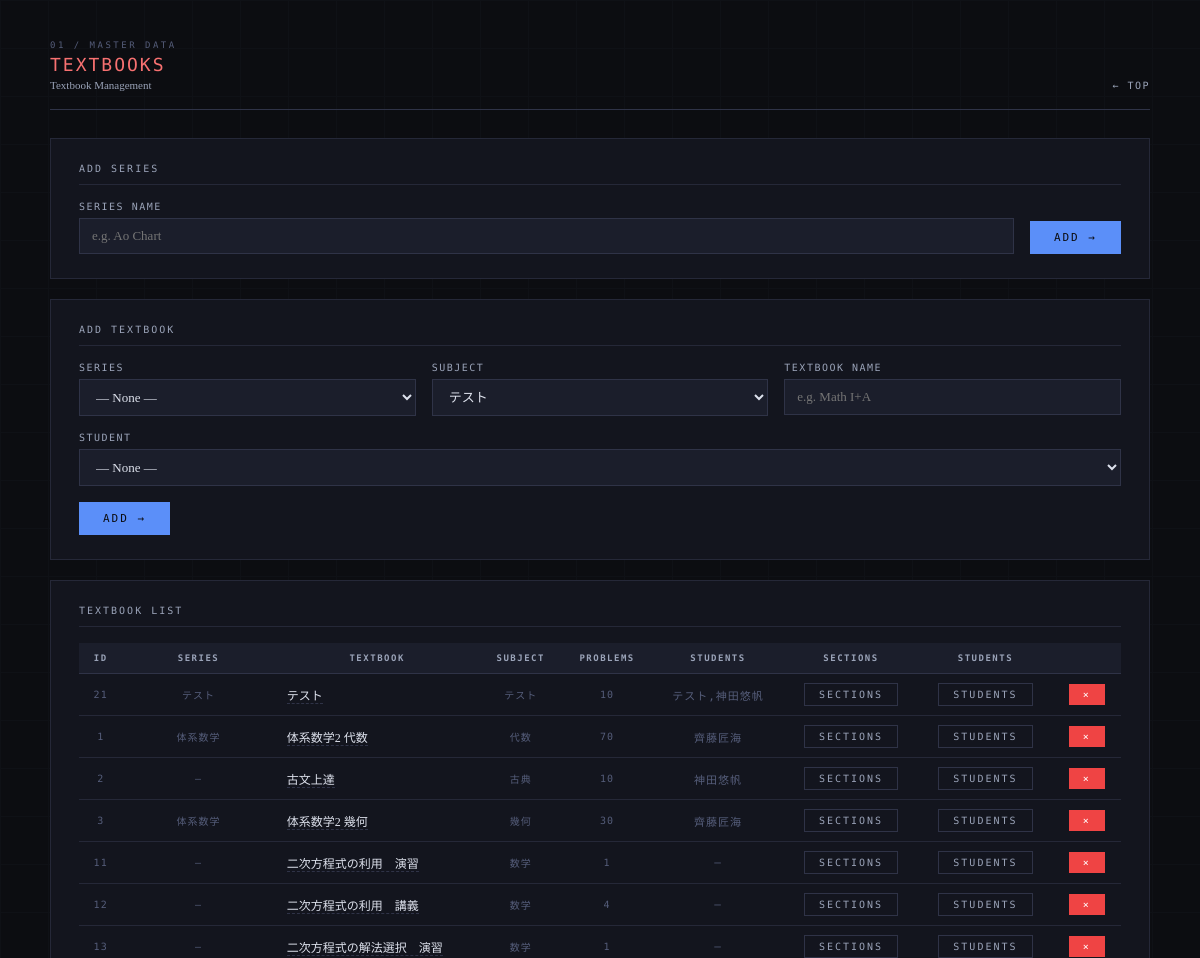
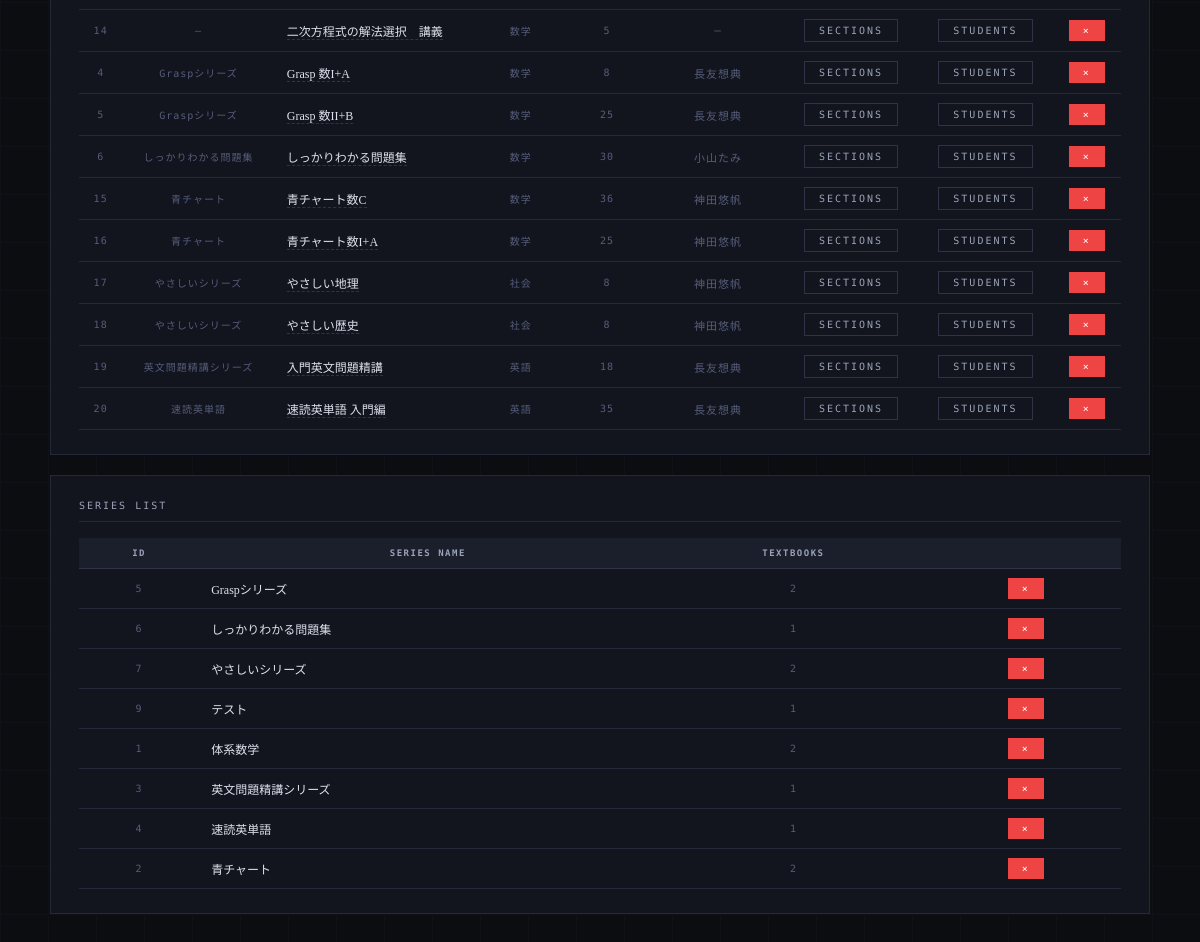
The page /textbooks on the database its author committed (2 pictures, top to bottom).
### tables this page shows
CREATE TABLE textbooks (
        textbook_id INTEGER PRIMARY KEY AUTOINCREMENT,
        series_id INTEGER,
        name TEXT NOT NULL,
        subject TEXT NOT NULL,
        description TEXT,
        FOREIGN KEY (series_id) REFERENCES series(series_id)
    );

CREATE TABLE series (
        series_id INTEGER PRIMARY KEY AUTOINCREMENT,
        name TEXT NOT NULL UNIQUE,
        description TEXT
    );

### app.py (the view)
@app.route("/textbooks")
def textbooks():
    conn = get_connection()
    c = conn.cursor()
    c.execute("""
        SELECT t.textbook_id, t.name, t.subject,
               s.name as series_name,
               COUNT(DISTINCT p.problem_id) as problem_count,
               GROUP_CONCAT(DISTINCT st.name) as students
        FROM textbooks t
        LEFT JOIN series s ON t.series_id = s.series_id
        LEFT JOIN problems p ON t.textbook_id = p.textbook_id
        LEFT JOIN student_textbooks stb ON t.textbook_id = stb.textbook_id
        LEFT JOIN students st ON stb.student_id = st.student_id
        GROUP BY t.textbook_id
        ORDER BY t.subject, s.name, t.name
    """)
    tb_list = c.fetchall()
    c.execute("""
        SELECT s.series_id, s.name,
               COUNT(t.textbook_id) as textbook_count
        FROM series s
        LEFT JOIN textbooks t ON s.series_id = t.series_id
        GROUP BY s.series_id ORDER BY s.name
    """)
    series_list = c.fetchall()
    c.execute("SELECT DISTINCT subjects FROM students ORDER BY subjects")
    all_subjects_raw = c.fetchall()
    all_subjects = []
    for row in all_subjects_raw:
        for subj in row["subjects"].split(","):
            s = subj.strip()
            if s and s not in all_subjects:
                all_subjects.append(s)
    c.execute("SELECT student_id, name FROM students ORDER BY student_id")
    all_students = c.fetchall()
    tb_list_with_students = []
    for t in tb_list:
        c.execute("SELECT student_id FROM student_textbooks WHERE textbook_id=?",
                  (t["textbook_id"],))
        sids = [r["student_id"] for r in c.fetchall()]
        tb_list_with_students.append({**dict(t), "student_ids_list": sids})
    conn.close()
    return render_template("textbooks.html",
                           textbooks=tb_list_with_students,
                           series_list=series_list,
                           all_subjects=sorted(all_subjects),
                           all_students=all_students)

### app.py (called while the page is built)
@app.before_request
def require_login():
    password = os.environ.get('APP_PASSWORD', '')
    if not password:
        return
    if request.endpoint in ('login', 'logout', 'static', 'api_tool'):
        return
    if not session.get('logged_in'):
        return redirect(url_for('login'))

### database.py (called while the page is built)
def get_connection():
    conn = sqlite3.connect(DB_PATH)
    conn.row_factory = sqlite3.Row
    return conn

### templates/textbooks.html (shortened to what this page needs)
<!DOCTYPE html>
<html lang="ja">
<head>
</head>
<body>
<div class="container">
  <div class="page-header fade-in">
    <div>
      <div class="page-label">01 / Master Data</div>
      <div class="page-title" style="color:#f87171;">Textbooks</div>
      <div class="page-title-ja">Textbook Management</div>
    </div>
    <a class="page-header-back" href="/">TOP</a>
  </div>
  <div class="card fade-in">
    <div class="card-title">Add Series</div>
    <form method="POST" action="/textbooks/series/add" style="display:flex;gap:16px;align-items:flex-end;">
      <div style="flex:1;">
        <label>Series Name</label>
        <input type="text" name="name" placeholder="e.g. Ao Chart" required>
      </div>
      <button type="submit" class="btn btn-primary" style="margin-top:0;">Add →</button>
    </form>
  </div>
  <div class="card fade-in">
    <div class="card-title">Add Textbook</div>
    <form method="POST" action="/textbooks/add">
      <div class="grid-3">
        <div>
          <label>Series</label>
          <select name="series_id">
            <option value="">— None —</option>
          </select>
        </div>
        <div>
          <label>Subject</label>
          <select name="subject">
            {% for subj in all_subjects %}
            <option value="{{ subj }}">{{ subj }}</option>
            {% endfor %}
          </select>
        </div>
        <div>
          <label>Textbook Name</label>
          <input type="text" name="name" placeholder="e.g. Math I+A" required>
        </div>
      </div>
      <label>Student</label>
      <select name="student_ids">
        <option value="">— None —</option>
      </select>
      <div style="margin-top:16px;">
        <button type="submit" class="btn btn-primary">Add →</button>
      </div>
    </form>
  </div>
  <div class="card fade-in">
    <div class="card-title">Textbook List</div>
    <div style="overflow-x:auto;">
    <table class="data-table">
      <thead>
        <tr>
          <th>ID</th><th>Series</th><th>Textbook</th><th>Subject</th>
          <th>Problems</th><th>Students</th><th>Sections</th><th>Students</th><th></th>
        </tr>
      </thead>
      <tbody>
      {% for t in textbooks %}
      <tr>
        <td class="meta-text">{{ t.textbook_id }}</td>
        <td class="meta-text">{{ t.series_name or '—' }}</td>
        <td class="left">
          <a href="/problems/list?textbook_id={{ t.textbook_id }}"
             style="color:var(--text);text-decoration:none;
                    border-bottom:1px dashed var(--border-light);
                    transition:color 0.15s;"
             onmouseover="this.style.color='var(--blue)'"
             onmouseout="this.style.color='var(--text)'">
            {{ t.name }}
          </a>
        </td>
        <td class="meta-text">{{ t.subject }}</td>
        <td class="meta-text">{{ t.problem_count }}</td>
        <td class="meta-text" style="font-size:11px;">{{ t.students or '—' }}</td>
        <td>
          <a href="/textbooks/{{ t.textbook_id }}/sections"
            class="btn btn-ghost btn-sm">Sections</a>
        </td>
        <td>
          <button class="btn btn-ghost btn-sm"
            onclick="toggleStudentForm({{ t.textbook_id }})">Students</button>
        </td>
        <td>
          <button class="btn btn-danger btn-sm"
            onclick="confirmDelete('{{ t.name }}{% if t.problem_count > 0 %} と登録中の問題 {{ t.problem_count }} 問{% endif %}を削除しますか？', '/textbooks/delete/{{ t.textbook_id }}')">×</button>
        </td>
      </tr>
      {% endfor %}
      </tbody>
    </table>
    </div>
  </div>
  <div class="card fade-in">
    <div class="card-title">Series List</div>
    <div style="overflow-x:auto;">
    <table class="data-table">
      <thead>
        <tr><th>ID</th><th>Series Name</th><th>Textbooks</th><th></th></tr>
      </thead>
      <tbody>
      {% for s in series_list %}
      <tr>
        <td class="meta-text">{{ s.series_id }}</td>
        <td class="left">{{ s.name }}</td>
        <td class="meta-text">{{ s.textbook_count }}</td>
        <td>
          <button class="btn btn-danger btn-sm"
            onclick="confirmDelete('Delete this series?', '/textbooks/series/delete/{{ s.series_id }}')">×</button>
        </td>
      </tr>
      {% endfor %}
      </tbody>
    </table>
    </div>
  </div>
</div>
</body>
</html>

### templates/textbooks.html (style rules this page uses)
:root { --bg:#0c0d11; --surface:#13151e; --surface2:#1b1e2b; --surface3:#222536; --border:#252838; --border-light:#2f3347; --text:#dde1ec; --text-muted:#9aa3b8; --text-dim:#555d7a; --blue:#5b8ff9; --green:#3ecf8e; --amber:#f5a623; --rose:#f06292; --red:#ef4444; --blue-bg:rgba(91,143,249,0.10); --green-bg:rgba(62,207,142,0.10); --amber-bg:rgba(245,166,35,0.10); --rose-bg:rgba(240,98,146,0.10); }
*, *::before, *::after { margin:0; padding:0; box-sizing:border-box; }
body { font-family:'Noto Serif JP',serif; background:var(--bg); color:var(--text); min-height:100vh; padding:40px 32px 80px; -webkit-font-smoothing:antialiased; }
body::after { content:''; position:fixed; inset:0; background-image: linear-gradient(var(--border) 1px,transparent 1px), linear-gradient(90deg,var(--border) 1px,transparent 1px); background-size:48px 48px; opacity:0.15; pointer-events:none; z-index:0; }
.container { max-width:1100px; margin:0 auto; position:relative; z-index:1; }
.page-header { display:flex; align-items:flex-end; justify-content:space-between; margin-bottom:28px; padding-bottom:18px; border-bottom:1px solid var(--border-light); }
.page-label { font-family:'DM Mono',monospace; font-size:9px; letter-spacing:2.5px; text-transform:uppercase; color:var(--text-dim); margin-bottom:4px; }
.page-title { font-family:'DM Mono',monospace; font-weight:500; font-size:18px; letter-spacing:2px; text-transform:uppercase; }
.page-title-ja { font-family:'Noto Serif JP',serif; font-weight:300; font-size:11px; color:var(--text-muted); margin-top:4px; }
.page-header-back { font-family:'DM Mono',monospace; font-size:10px; color:var(--text-muted); letter-spacing:1.5px; text-decoration:none; transition:color 0.15s; }
.page-header-back::before { content:'← '; }
.card { background:var(--surface); border:1px solid var(--border); padding:24px 28px; margin-bottom:20px; }
.card-title { font-family:'DM Mono',monospace; font-size:10px; letter-spacing:2px; text-transform:uppercase; color:var(--text-muted); margin-bottom:16px; padding-bottom:10px; border-bottom:1px solid var(--border); }
label { display:block; font-family:'DM Mono',monospace; font-size:10px; letter-spacing:1.5px; text-transform:uppercase; color:var(--text-muted); margin-bottom:6px; margin-top:16px; }
label:first-child { margin-top:0; }
input[type="text"], input[type="date"], input[type="number"], select, textarea { width:100%; padding:9px 12px; background:var(--surface2); border:1px solid var(--border-light); color:var(--text); font-family:'Noto Serif JP',serif; font-size:13px; outline:none; transition:border-color 0.15s; }
select option { background:var(--surface2); }
.btn { font-family:'DM Mono',monospace; font-size:11px; letter-spacing:2px; text-transform:uppercase; padding:10px 24px; border:none; cursor:pointer; transition:all 0.15s; display:inline-flex; align-items:center; gap:8px; }
.btn-primary { background:var(--blue); color:#0c0d11; }
.btn-danger { background:var(--red); color:white; }
.btn-ghost { background:transparent; color:var(--text-muted); border:1px solid var(--border-light); }
.btn-sm { padding:5px 14px; font-size:10px; }
.data-table { width:100%; border-collapse:collapse; background:var(--surface); font-size:12px; }
.data-table th { background:var(--surface2); color:var(--text-muted); font-family:'DM Mono',monospace; font-size:9px; letter-spacing:1.5px; text-transform:uppercase; padding:10px 12px; text-align:center; border-bottom:1px solid var(--border-light); white-space:nowrap; }
.data-table td { padding:9px 12px; border-bottom:1px solid var(--border); text-align:center; vertical-align:middle; }
.data-table td.left { text-align:left; font-family:'Noto Serif JP',serif; }
.grid-3 { display:grid; grid-template-columns:1fr 1fr 1fr; gap:16px; }
.meta-text { font-family:'DM Mono',monospace; font-size:10px; color:var(--text-dim); letter-spacing:1px; }
.fade-in { animation:fadeIn 0.3s ease both; }
a { color:var(--blue); text-decoration:none; }

### rows shown on the page
textbooks: textbook_id "21", series_name "テスト", name "テスト", subject "テスト", problem_count "10", students "テスト,神田悠帆"
textbooks: textbook_id "1", series_name "体系数学", name "体系数学2 代数", subject "代数", problem_count "70", students "齊藤匠海"
textbooks: textbook_id "2", series_name "—", name "古文上達", subject "古典", problem_count "10", students "神田悠帆"
textbooks: textbook_id "3", series_name "体系数学", name "体系数学2 幾何", subject "幾何", problem_count "30", students "齊藤匠海"
textbooks: textbook_id "11", series_name "—", name "二次方程式の利用 演習", subject "数学", problem_count "1", students "—"
textbooks: textbook_id "12", series_name "—", name "二次方程式の利用 講義", subject "数学", problem_count "4", students "—"
textbooks: textbook_id "13", series_name "—", name "二次方程式の解法選択 演習", subject "数学", problem_count "1", students "—"
textbooks: textbook_id "14", series_name "—", name "二次方程式の解法選択 講義", subject "数学", problem_count "5", students "—"
textbooks: textbook_id "4", series_name "Graspシリーズ", name "Grasp 数I+A", subject "数学", problem_count "8", students "長友想典"
textbooks: textbook_id "5", series_name "Graspシリーズ", name "Grasp 数II+B", subject "数学", problem_count "25", students "長友想典"
textbooks: textbook_id "6", name "しっかりわかる問題集", subject "数学", problem_count "30", students "小山たみ"
textbooks: textbook_id "15", series_name "青チャート", name "青チャート数C", subject "数学", problem_count "36", students "神田悠帆"
textbooks: textbook_id "16", series_name "青チャート", name "青チャート数I+A", subject "数学", problem_count "25", students "神田悠帆"
textbooks: textbook_id "17", series_name "やさしいシリーズ", name "やさしい地理", subject "社会", problem_count "8", students "神田悠帆"
textbooks: textbook_id "18", series_name "やさしいシリーズ", name "やさしい歴史", subject "社会", problem_count "8", students "神田悠帆"
textbooks: textbook_id "19", series_name "英文問題精講シリーズ", name "入門英文問題精講", subject "英語", problem_count "18", students "長友想典"
textbooks: textbook_id "20", series_name "速読英単語", name "速読英単語 入門編", subject "英語", problem_count "35", students "長友想典"
series: series_id "5", name "Graspシリーズ", textbook_count "2"
series: series_id "6", name "しっかりわかる問題集", textbook_count "1"
series: series_id "7", name "やさしいシリーズ", textbook_count "2"
series: series_id "9", name "テスト", textbook_count "1"
series: series_id "1", name "体系数学", textbook_count "2"
series: series_id "3", name "英文問題精講シリーズ", textbook_count "1"
series: series_id "4", name "速読英単語", textbook_count "1"
series: series_id "2", name "青チャート", textbook_count "2"

### other values the page prints
form field subject "テスト"
